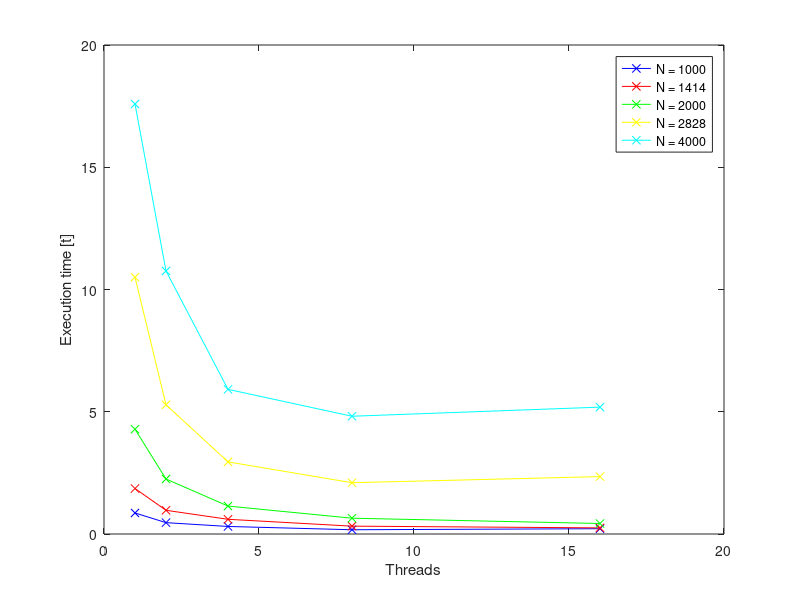
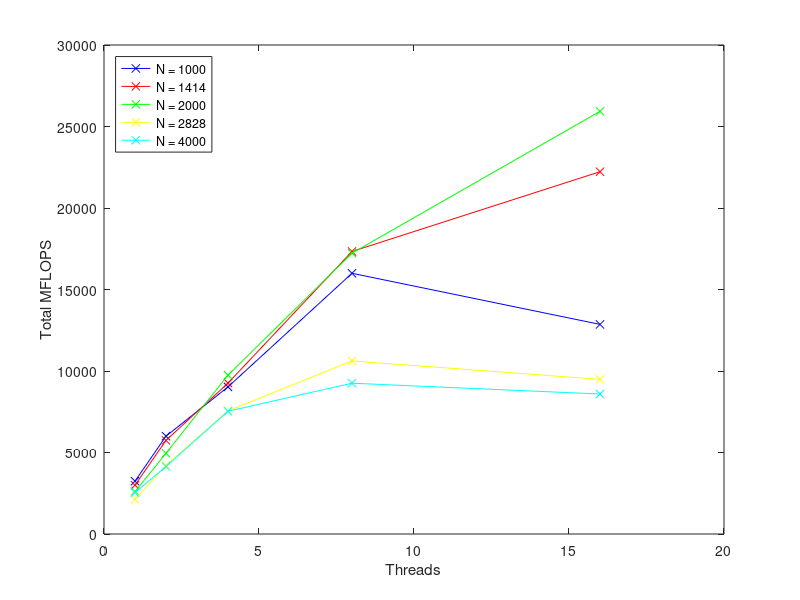
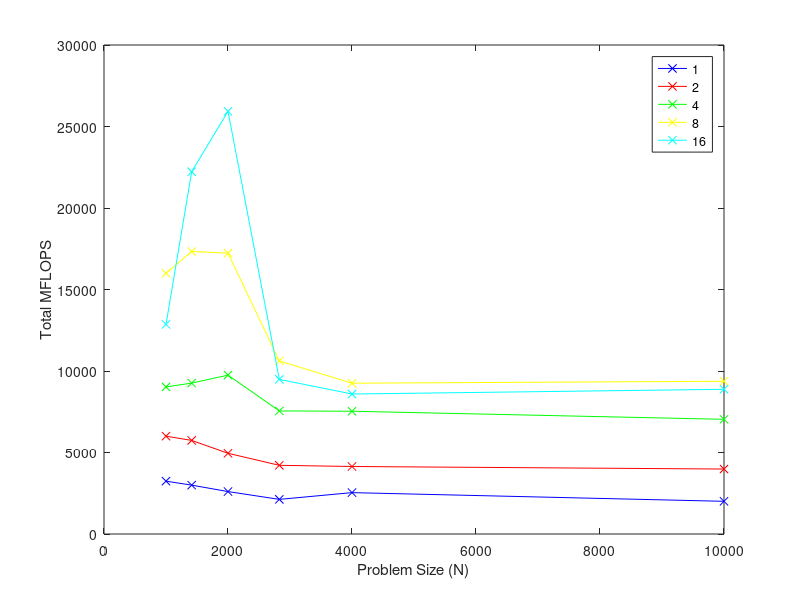
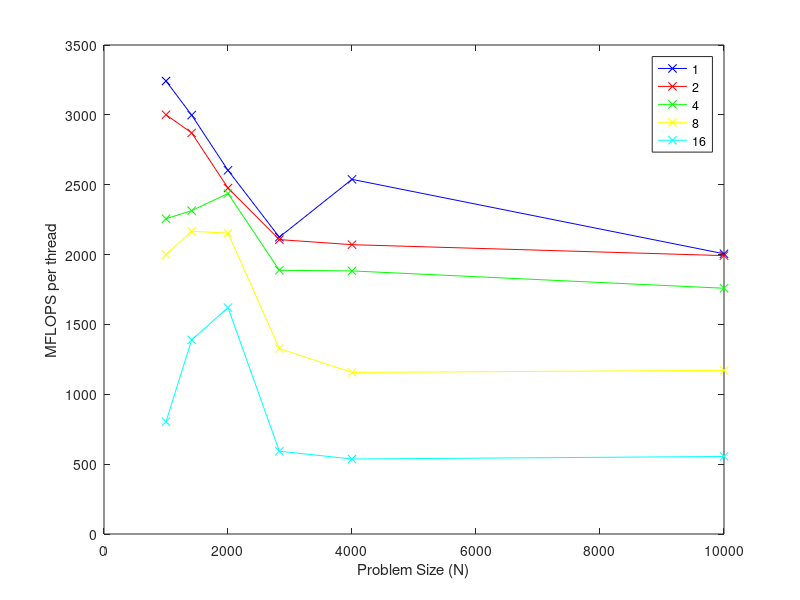

The MATLAB source for these figures, in order:
threads = [1 2 4 8 16];
size = [1000 1414 2000 2828 4000 10000];

n_1000_time = [0.860502 0.464044 0.308580 0.174112 0.216558];
n_1000_flops_t = [3242.293583 3000.792351 2256.303586 1999.430418 803.768563];
n_1000_flops = [3242.293583 6001.584702 9025.214345 15995.443346 12860.297004];

n_1414_time = [1.860594 0.969823 0.601488 0.321270 0.250526];
n_1414_flops_t = [2998.136428 2870.790470 2314.392350 2166.525875 1389.156972];
n_1414_flops = [2998.136428 5741.580939 9257.569398 17332.206999 22226.511550];

n_2000_time = [4.287069 2.249580 1.142861 0.646555 0.429628];
n_2000_flops_t = [2603.177350 2476.017529 2436.866447 2153.722549 1620.588401];
n_2000_flops = [2603.177350 4952.035058 9747.465788 17229.780388 25929.414418];

n_2828_time = [10.502358 5.285332 2.949943 2.097788 2.347611];
n_2828_flops_t = [2124.595171 2107.083525 1887.601838 1327.188050 592.977081];
n_2828_flops = [2124.595171 4214.167049 7550.407351 10617.504403 9487.633291];

n_4000_time = [17.585805 10.759049 5.916140 4.816525 5.188635];
n_4000_flops_t = [2538.411077 2070.814959 1882.984445 1156.435375 536.750008];
n_4000_flops = [2538.411077 4141.629918 7531.937780 9251.482996 8588.000124];

n_10000_time = [139.106232 69.882628 39.582568 29.723183 31.368346];
n_10000_flops_t = [2005.661331 1992.626947 1758.981472 1171.223893 554.898592];
n_10000_flops = [2005.661331 3985.253893 7035.925889 9369.791146 8878.377468];

flops = [n_1000_flops; n_1414_flops; n_2000_flops; n_2828_flops; n_4000_flops; n_10000_flops]';
flops_t = [n_1000_flops_t; n_1414_flops_t; n_2000_flops_t; n_2828_flops_t; n_4000_flops_t; n_10000_flops_t]';

figure(1);
plot(threads, n_1000_time, 'b-x', threads, n_1414_time, 'r-x', threads, n_2000_time, 'g-x', threads, n_2828_time, 'y-x', threads, n_4000_time, 'c-x');
xlabel('Threads');
ylabel('Execution time [t]')
legend('N = 1000', 'N = 1414', 'N = 2000', 'N = 2828', 'N = 4000');

figure(2);
plot(threads, n_1000_flops, 'b-x', threads, n_1414_flops, 'r-x', threads, n_2000_flops, 'g-x', threads, n_2828_flops, 'y-x', threads, n_4000_flops, 'c-x');
xlabel('Threads');
ylabel('Total MFLOPS')
legend('N = 1000', 'N = 1414', 'N = 2000', 'N = 2828', 'N = 4000', 'Location', 'Northwest');

figure(3);
plot(size, flops(1,:), 'b-x', size, flops(2,:), 'r-x', size, flops(3,:), 'g-x', size, flops(4,:), 'y-x', size, flops(5,:), 'c-x');
xlabel('Problem Size (N)');
ylabel('Total MFLOPS')
legend('1', '2', '4', '8', '16', 'Location', 'Northeast');

figure(4);
plot(size, flops_t(1,:), 'b-x', size, flops_t(2,:), 'r-x', size, flops_t(3,:), 'g-x', size, flops_t(4,:), 'y-x', size, flops_t(5,:), 'c-x');
xlabel('Problem Size (N)');
ylabel('MFLOPS per thread');
ylim([0 3500]);
legend('1', '2', '4', '8', '16', 'Location', 'Northeast');